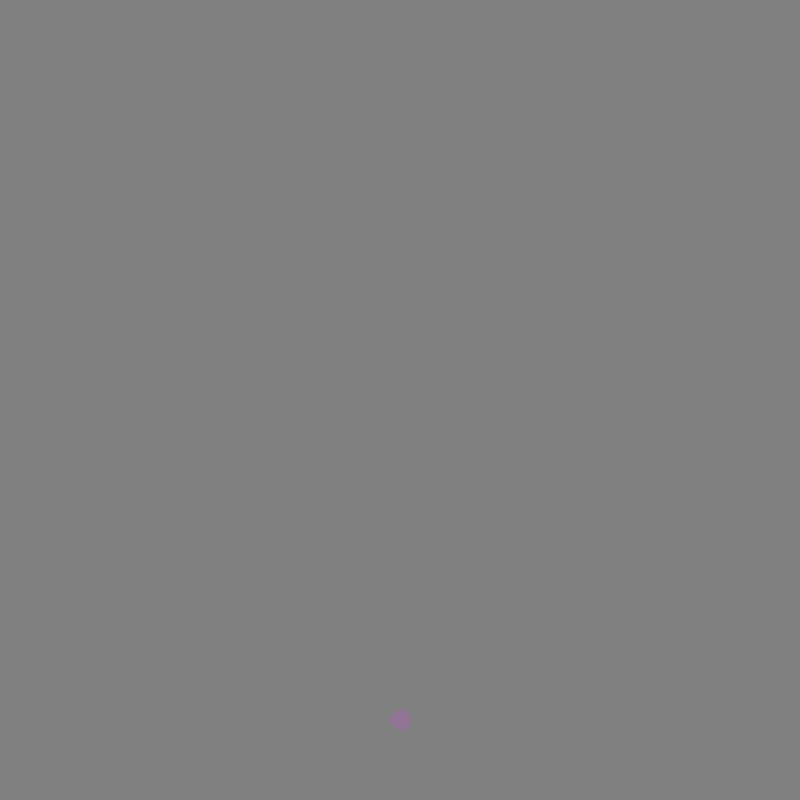
Frame 1 (no input)
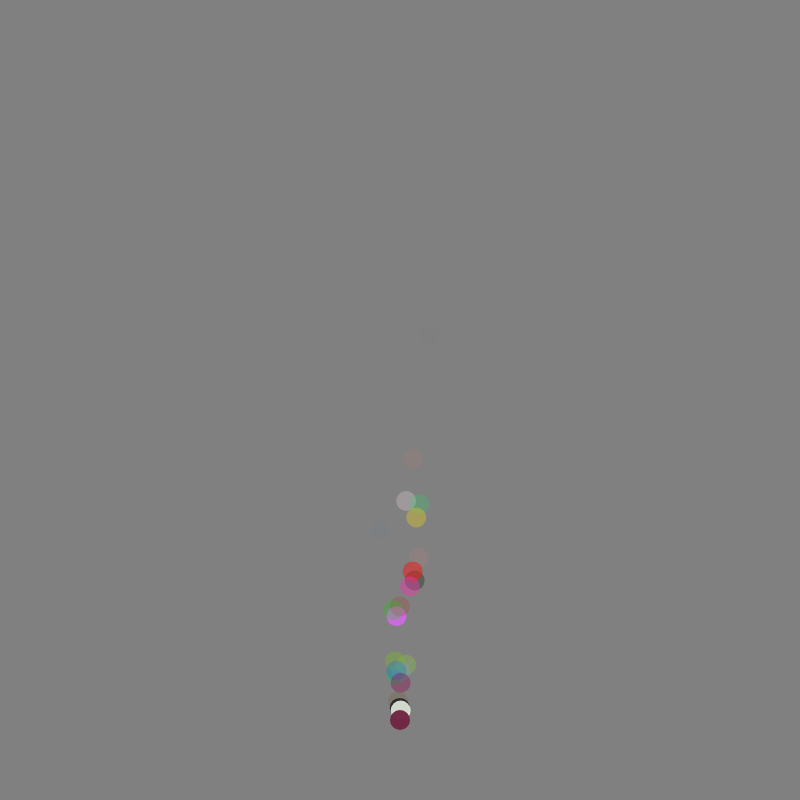
Frame 60 (no input)
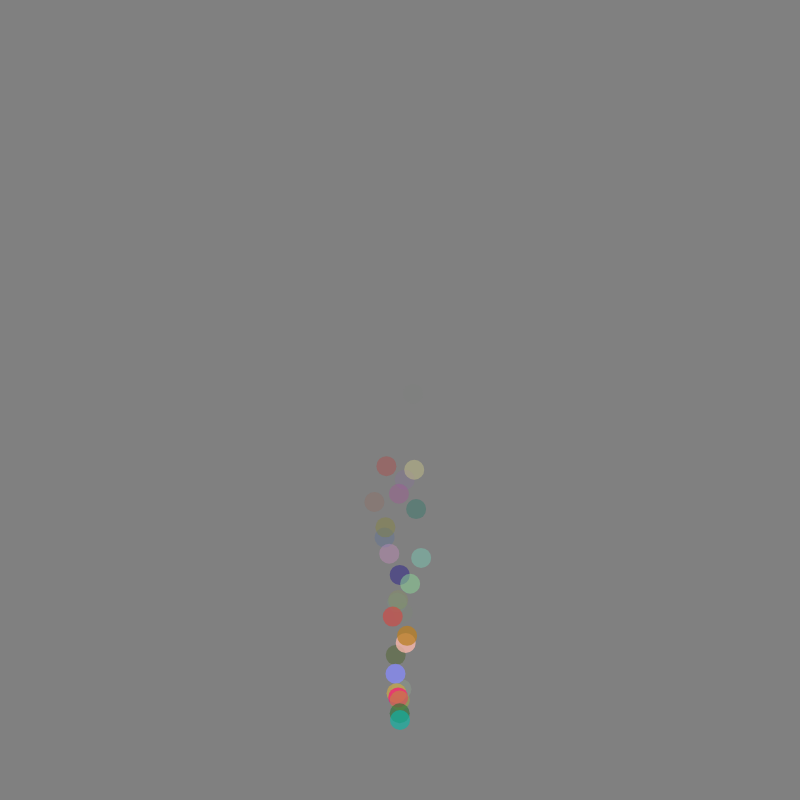
Frame 120 (the mouse pressed at the canvas centre since frame 60)

The p5.js sketch that drew these frames (run headless with seeded random() and noise() and a simulated clock; from frame 60 on, the mouse is pressed at the canvas centre):

// p5.js sketch
// ── sketch.js
let cars = []

function setup() {
  createCanvas(800, 800);
  //for (let i = 0; i < 20; i++) // no ;
  //{
  //cars.push(new Car());
  //}
  noStroke();
}

function draw() {
  background("grey")
  cars.push(new Car());
  for (let i = 0; i < cars.length; i++) {
    cars[i].display();
    cars[i].move();
    if (cars[i].a <= 0){
      cars.splice(i,1);
    }
  }
}
// can make multiple

class Car {
  //inatlizes everything or make it runs
  constructor() {
    //attributes
    //this particular x blongs to this car
    this.pos = createVector(width / 2, height - 80);
    this.vel = createVector(random(-.8, .8), random(-10, -5));
    this.r = random(255);
    this.g = random(255);
    this.b = random(255);
    this.a = random(255);

  }
  //methods

  display() {
    fill(this.r, this.g, this.b, this.a);
    ellipse(this.pos.x, this.pos.y, 20);

  }
  move() {
    this.pos.add(this.vel);
    this.a = this.a -5;
    //if (this.pos.x > width) this.pos.x = 0;
    //if (this.pos.x < 0) this.pos.x = width;
    //if (this.pos.y > height) this.pos.y = 0;
    //if (this.pos.y < 0) this.pos.y = height;
  }
}
